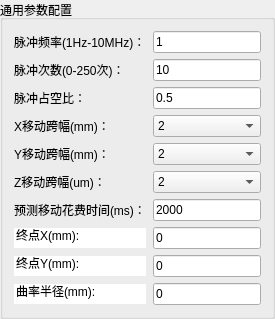
        <widget class="QGroupBox" name="groupbox_param_cfg">
         <property name="enabled">
          <bool>true</bool>
         </property>
         <property name="minimumSize">
          <size>
           <width>0</width>
           <height>0</height>
          </size>
         </property>
         <property name="title">
          <string>通用参数配置</string>
         </property>
         <layout class="QGridLayout" name="gridLayout_20">
          <property name="leftMargin">
           <number>11</number>
          </property>
          <property name="bottomMargin">
           <number>11</number>
          </property>
          <property name="horizontalSpacing">
           <number>7</number>
          </property>
          <item row="9" column="0">
           <widget class="QLabel" name="label_estimated_movement_time">
            <property name="sizePolicy">
             <sizepolicy hsizetype="Preferred" vsizetype="Preferred">
              <horstretch>0</horstretch>
              <verstretch>0</verstretch>
             </sizepolicy>
            </property>
            <property name="minimumSize">
             <size>
              <width>0</width>
              <height>0</height>
             </size>
            </property>
            <property name="maximumSize">
             <size>
              <width>99999</width>
              <height>99999</height>
             </size>
            </property>
            <property name="text">
             <string>预测移动花费时间(ms)：</string>
            </property>
           </widget>
          </item>
          <item row="4" column="1">
           <widget class="QComboBox" name="combobox_x_move_range">
            <property name="sizePolicy">
             <sizepolicy hsizetype="Preferred" vsizetype="Preferred">
              <horstretch>0</horstretch>
              <verstretch>0</verstretch>
             </sizepolicy>
            </property>
            <property name="minimumSize">
             <size>
              <width>0</width>
              <height>0</height>
             </size>
            </property>
            <property name="maximumSize">
             <size>
              <width>99999</width>
              <height>99999</height>
             </size>
            </property>
            <property name="currentText">
             <string>2</string>
            </property>
            <property name="currentIndex">
             <number>0</number>
            </property>
            <item>
             <property name="text">
              <string>2</string>
             </property>
            </item>
            <item>
             <property name="text">
              <string>1.5</string>
             </property>
            </item>
            <item>
             <property name="text">
              <string>1</string>
             </property>
            </item>
            <item>
             <property name="text">
              <string>0.1</string>
             </property>
            </item>
            <item>
             <property name="text">
              <string>0.05</string>
             </property>
            </item>
            <item>
             <property name="text">
              <string>0.005</string>
             </property>
            </item>
            <item>
             <property name="text">
              <string>0.001</string>
             </property>
            </item>
           </widget>
          </item>
          <item row="0" column="1">
           <widget class="QLineEdit" name="lineedit_laser_freq">
            <property name="enabled">
             <bool>true</bool>
            </property>
            <property name="sizePolicy">
             <sizepolicy hsizetype="Preferred" vsizetype="Preferred">
              <horstretch>0</horstretch>
              <verstretch>0</verstretch>
             </sizepolicy>
            </property>
            <property name="minimumSize">
             <size>
              <width>0</width>
              <height>0</height>
             </size>
            </property>
            <property name="maximumSize">
             <size>
              <width>99999</width>
              <height>99999</height>
             </size>
            </property>
            <property name="text">
             <string>1</string>
            </property>
           </widget>
          </item>
          <item row="2" column="1">
           <widget class="QLineEdit" name="lineedit_laser_duty">
            <property name="sizePolicy">
             <sizepolicy hsizetype="Preferred" vsizetype="Preferred">
              <horstretch>0</horstretch>
              <verstretch>0</verstretch>
             </sizepolicy>
            </property>
            <property name="minimumSize">
             <size>
              <width>0</width>
              <height>0</height>
             </size>
            </property>
            <property name="maximumSize">
             <size>
              <width>99999</width>
              <height>99999</height>
             </size>
            </property>
            <property name="text">
             <string>0.5</string>
            </property>
           </widget>
          </item>
          <item row="10" column="1">
           <widget class="QLineEdit" name="lineedit_end_x">
            <property name="enabled">
             <bool>true</bool>
            </property>
            <property name="text">
             <string>0</string>
            </property>
           </widget>
          </item>
          <item row="2" column="0">
           <widget class="QLabel" name="label_laser_duty">
            <property name="sizePolicy">
             <sizepolicy hsizetype="Preferred" vsizetype="Preferred">
              <horstretch>0</horstretch>
              <verstretch>0</verstretch>
             </sizepolicy>
            </property>
            <property name="minimumSize">
             <size>
              <width>0</width>
              <height>0</height>
             </size>
            </property>
            <property name="maximumSize">
             <size>
              <width>99999</width>
              <height>99999</height>
             </size>
            </property>
            <property name="text">
             <string>脉冲占空比：</string>
            </property>
           </widget>
          </item>
          <item row="12" column="1">
           <widget class="QLineEdit" name="lineedit_curvature_radius">
            <property name="text">
             <string>0</string>
            </property>
           </widget>
          </item>
          <item row="4" column="0">
           <widget class="QLabel" name="label_x_move_range">
            <property name="sizePolicy">
             <sizepolicy hsizetype="Preferred" vsizetype="Preferred">
              <horstretch>0</horstretch>
              <verstretch>0</verstretch>
             </sizepolicy>
            </property>
            <property name="minimumSize">
             <size>
              <width>0</width>
              <height>0</height>
             </size>
            </property>
            <property name="maximumSize">
             <size>
              <width>99999</width>
              <height>99999</height>
             </size>
            </property>
            <property name="text">
             <string>X移动跨幅(mm)：</string>
            </property>
           </widget>
          </item>
          <item row="1" column="0">
           <widget class="QLabel" name="label_laser_num">
            <property name="sizePolicy">
             <sizepolicy hsizetype="Preferred" vsizetype="Preferred">
              <horstretch>0</horstretch>
              <verstretch>0</verstretch>
             </sizepolicy>
            </property>
            <property name="minimumSize">
             <size>
              <width>0</width>
              <height>0</height>
             </size>
            </property>
            <property name="maximumSize">
             <size>
              <width>99999</width>
              <height>99999</height>
             </size>
            </property>
            <property name="text">
             <string>脉冲次数(0-250次)：</string>
            </property>
           </widget>
          </item>
          <item row="5" column="1">
           <widget class="QComboBox" name="combobox_y_move_range">
            <property name="sizePolicy">
             <sizepolicy hsizetype="Preferred" vsizetype="Preferred">
              <horstretch>0</horstretch>
              <verstretch>0</verstretch>
             </sizepolicy>
            </property>
            <property name="minimumSize">
             <size>
              <width>0</width>
              <height>0</height>
             </size>
            </property>
            <property name="maximumSize">
             <size>
              <width>99999</width>
              <height>99999</height>
             </size>
            </property>
            <property name="currentText">
             <string>2</string>
            </property>
            <property name="currentIndex">
             <number>0</number>
            </property>
            <item>
             <property name="text">
              <string>2</string>
             </property>
            </item>
            <item>
             <property name="text">
              <string>1.5</string>
             </property>
            </item>
            <item>
             <property name="text">
              <string>1</string>
             </property>
            </item>
            <item>
             <property name="text">
              <string>0.1</string>
             </property>
            </item>
            <item>
             <property name="text">
              <string>0.05</string>
             </property>
            </item>
            <item>
             <property name="text">
              <string>0.005</string>
             </property>
            </item>
            <item>
             <property name="text">
              <string>0.001</string>
             </property>
            </item>
           </widget>
          </item>
          <item row="0" column="0">
           <widget class="QLabel" name="label_laser_freq">
            <property name="sizePolicy">
             <sizepolicy hsizetype="Preferred" vsizetype="Preferred">
              <horstretch>0</horstretch>
              <verstretch>0</verstretch>
             </sizepolicy>
            </property>
            <property name="minimumSize">
             <size>
              <width>0</width>
              <height>0</height>
             </size>
            </property>
            <property name="maximumSize">
             <size>
              <width>99999</width>
              <height>99999</height>
             </size>
            </property>
            <property name="text">
             <string>脉冲频率(1Hz-10MHz)：</string>
            </property>
           </widget>
          </item>
          <item row="7" column="0">
           <widget class="QLabel" name="label_z_move_range">
            <property name="sizePolicy">
             <sizepolicy hsizetype="Preferred" vsizetype="Preferred">
              <horstretch>0</horstretch>
              <verstretch>0</verstretch>
             </sizepolicy>
            </property>
            <property name="minimumSize">
             <size>
              <width>0</width>
              <height>0</height>
             </size>
            </property>
            <property name="maximumSize">
             <size>
              <width>99999</width>
              <height>99999</height>
             </size>
            </property>
            <property name="text">
             <string>Z移动跨幅(um)：</string>
            </property>
           </widget>
          </item>
          <item row="5" column="0">
           <widget class="QLabel" name="label_y_move_range">
            <property name="sizePolicy">
             <sizepolicy hsizetype="Preferred" vsizetype="Preferred">
              <horstretch>0</horstretch>
              <verstretch>0</verstretch>
             </sizepolicy>
            </property>
            <property name="minimumSize">
             <size>
              <width>0</width>
              <height>0</height>
             </size>
            </property>
            <property name="maximumSize">
             <size>
              <width>99999</width>
              <height>99999</height>
             </size>
            </property>
            <property name="text">
             <string>Y移动跨幅(mm)：</string>
            </property>
           </widget>
          </item>
          <item row="11" column="1">
           <widget class="QLineEdit" name="lineedit_end_y">
            <property name="text">
             <string>0</string>
            </property>
           </widget>
          </item>
          <item row="11" column="0">
           <widget class="QLineEdit" name="label_end_y">
            <property name="text">
             <string>终点Y(mm):</string>
            </property>
            <property name="frame">
             <bool>false</bool>
            </property>
           </widget>
          </item>
          <item row="7" column="1">
           <widget class="QComboBox" name="combobox_z_move_range">
            <property name="sizePolicy">
             <sizepolicy hsizetype="Preferred" vsizetype="Preferred">
              <horstretch>0</horstretch>
              <verstretch>0</verstretch>
             </sizepolicy>
            </property>
            <property name="minimumSize">
             <size>
              <width>0</width>
              <height>0</height>
             </size>
            </property>
            <property name="maximumSize">
             <size>
              <width>99999</width>
              <height>99999</height>
             </size>
            </property>
            <property name="currentIndex">
             <number>0</number>
            </property>
            <item>
             <property name="text">
              <string>2</string>
             </property>
            </item>
            <item>
             <property name="text">
              <string>1</string>
             </property>
            </item>
            <item>
             <property name="text">
              <string>0.5</string>
             </property>
            </item>
            <item>
             <property name="text">
              <string>0.1</string>
             </property>
            </item>
            <item>
             <property name="text">
              <string>0.05</string>
             </property>
            </item>
            <item>
             <property name="text">
              <string>0.005</string>
             </property>
            </item>
            <item>
             <property name="text">
              <string>0.001</string>
             </property>
            </item>
           </widget>
          </item>
          <item row="9" column="1">
           <widget class="QLineEdit" name="lineedit_estimated_movement_time">
            <property name="sizePolicy">
             <sizepolicy hsizetype="Preferred" vsizetype="Preferred">
              <horstretch>0</horstretch>
              <verstretch>0</verstretch>
             </sizepolicy>
            </property>
            <property name="minimumSize">
             <size>
              <width>0</width>
              <height>0</height>
             </size>
            </property>
            <property name="maximumSize">
             <size>
              <width>99999</width>
              <height>99999</height>
             </size>
            </property>
            <property name="text">
             <string>2000</string>
            </property>
           </widget>
          </item>
          <item row="1" column="1">
           <widget class="QLineEdit" name="lineedit_laser_num">
            <property name="sizePolicy">
             <sizepolicy hsizetype="Preferred" vsizetype="Preferred">
              <horstretch>0</horstretch>
              <verstretch>0</verstretch>
             </sizepolicy>
            </property>
            <property name="minimumSize">
             <size>
              <width>0</width>
              <height>0</height>
             </size>
            </property>
            <property name="maximumSize">
             <size>
              <width>99999</width>
              <height>99999</height>
             </size>
            </property>
            <property name="text">
             <string>10</string>
            </property>
           </widget>
          </item>
          <item row="12" column="0">
           <widget class="QLineEdit" name="label_curvature_radius">
            <property name="text">
             <string>曲率半径(mm):</string>
            </property>
            <property name="frame">
             <bool>false</bool>
            </property>
           </widget>
          </item>
          <item row="10" column="0">
           <widget class="QLineEdit" name="label_end_x">
            <property name="text">
             <string>终点X(mm):</string>
            </property>
            <property name="frame">
             <bool>false</bool>
            </property>
           </widget>
          </item>
         </layout>
        </widget>
